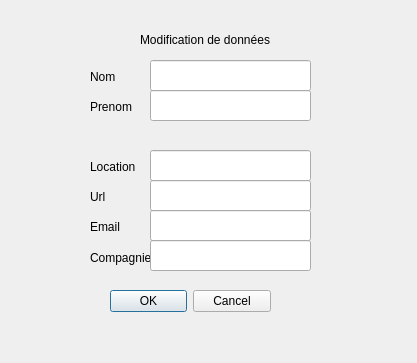
<?xml version="1.0" encoding="UTF-8"?>
<ui version="4.0">
 <class>ModifierWindow</class>
 <widget class="QDialog" name="ModifierWindow">
  <property name="geometry">
   <rect>
    <x>0</x>
    <y>0</y>
    <width>417</width>
    <height>363</height>
   </rect>
  </property>
  <property name="windowTitle">
   <string>Dialog</string>
  </property>
  <widget class="QDialogButtonBox" name="dialog">
   <property name="geometry">
    <rect>
     <x>110</x>
     <y>290</y>
     <width>161</width>
     <height>23</height>
    </rect>
   </property>
   <property name="standardButtons">
    <set>QDialogButtonBox::Cancel|QDialogButtonBox::Ok</set>
   </property>
  </widget>
  <widget class="QLineEdit" name="editMail">
   <property name="geometry">
    <rect>
     <x>150</x>
     <y>210</y>
     <width>161</width>
     <height>31</height>
    </rect>
   </property>
  </widget>
  <widget class="QLabel" name="label_3">
   <property name="geometry">
    <rect>
     <x>90</x>
     <y>100</y>
     <width>46</width>
     <height>13</height>
    </rect>
   </property>
   <property name="text">
    <string>Prenom</string>
   </property>
  </widget>
  <widget class="QLineEdit" name="editFirstName">
   <property name="geometry">
    <rect>
     <x>150</x>
     <y>90</y>
     <width>161</width>
     <height>31</height>
    </rect>
   </property>
  </widget>
  <widget class="QLabel" name="label_8">
   <property name="geometry">
    <rect>
     <x>90</x>
     <y>250</y>
     <width>61</width>
     <height>16</height>
    </rect>
   </property>
   <property name="text">
    <string>Compagnie</string>
   </property>
  </widget>
  <widget class="QLineEdit" name="editCompany">
   <property name="geometry">
    <rect>
     <x>150</x>
     <y>240</y>
     <width>161</width>
     <height>31</height>
    </rect>
   </property>
  </widget>
  <widget class="QLabel" name="label_6">
   <property name="geometry">
    <rect>
     <x>90</x>
     <y>220</y>
     <width>46</width>
     <height>13</height>
    </rect>
   </property>
   <property name="text">
    <string>Email</string>
   </property>
  </widget>
  <widget class="QLineEdit" name="editLocation">
   <property name="geometry">
    <rect>
     <x>150</x>
     <y>150</y>
     <width>161</width>
     <height>31</height>
    </rect>
   </property>
  </widget>
  <widget class="QLineEdit" name="editUrl">
   <property name="geometry">
    <rect>
     <x>150</x>
     <y>180</y>
     <width>161</width>
     <height>31</height>
    </rect>
   </property>
  </widget>
  <widget class="QLabel" name="label_2">
   <property name="geometry">
    <rect>
     <x>90</x>
     <y>70</y>
     <width>46</width>
     <height>13</height>
    </rect>
   </property>
   <property name="text">
    <string>Nom</string>
   </property>
  </widget>
  <widget class="QLabel" name="label_5">
   <property name="geometry">
    <rect>
     <x>90</x>
     <y>160</y>
     <width>46</width>
     <height>13</height>
    </rect>
   </property>
   <property name="text">
    <string>Location</string>
   </property>
  </widget>
  <widget class="QLabel" name="label_7">
   <property name="geometry">
    <rect>
     <x>90</x>
     <y>190</y>
     <width>46</width>
     <height>13</height>
    </rect>
   </property>
   <property name="text">
    <string>Url</string>
   </property>
  </widget>
  <widget class="QLineEdit" name="editName">
   <property name="geometry">
    <rect>
     <x>150</x>
     <y>60</y>
     <width>161</width>
     <height>31</height>
    </rect>
   </property>
  </widget>
  <widget class="QLabel" name="label">
   <property name="geometry">
    <rect>
     <x>140</x>
     <y>30</y>
     <width>161</width>
     <height>20</height>
    </rect>
   </property>
   <property name="text">
    <string>Modification de données</string>
   </property>
  </widget>
 </widget>
 <resources/>
 <connections/>
</ui>
